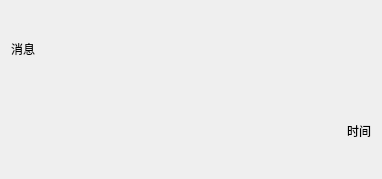
<?xml version="1.0" encoding="UTF-8"?>
<ui version="4.0">
 <class>ChatItemWidget</class>
 <widget class="QWidget" name="ChatItemWidget">
  <property name="geometry">
   <rect>
    <x>0</x>
    <y>0</y>
    <width>382</width>
    <height>179</height>
   </rect>
  </property>
  <property name="windowTitle">
   <string>Form</string>
  </property>
  <layout class="QVBoxLayout" name="verticalLayout">
   <item>
    <widget class="QLabel" name="lblMessage">
     <property name="text">
      <string>消息</string>
     </property>
    </widget>
   </item>
   <item alignment="Qt::AlignRight">
    <widget class="QLabel" name="lblTime">
     <property name="text">
      <string>时间</string>
     </property>
    </widget>
   </item>
  </layout>
 </widget>
 <resources/>
 <connections/>
</ui>
